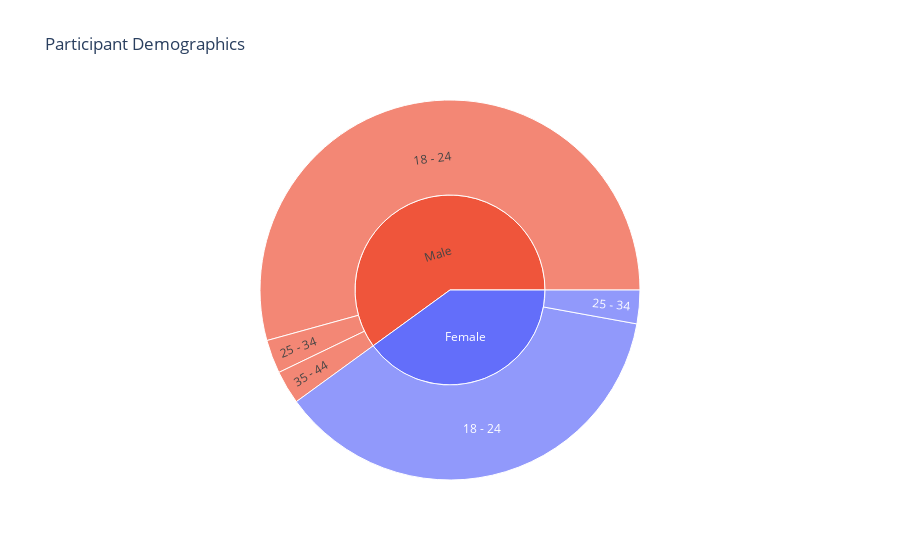

The notebook cell this image was saved under:
### Markdown cell above
#### Participant Demographics

### Code cell
user_fig = px.sunburst(participant_data, path=['sex', 'age'], color='sex', title='Participant Demographics',)
user_fig.show()

### Figure 1 — Plotly figure (JSON) as saved in the notebook; plotly's stock layout.template omitted (floating-point values rounded to 4 significant figures)
{"data": [{"branchvalues": "total", "customdata": [["Female"], ["Female"], ["Male"], ["Female"], ["Male"], ["Male"], ["Male"]], "domain": {"x": [0, 1], "y": [0, 1]}, "hovertemplate": "labels=%{label}<br>count=%{value}<br>parent=%{parent}<br>id=%{id}<br>sex=%{customdata[0]}<extra></extra>", "ids": ["Female/25 - 34", "Female", "Male", "Female/18 - 24", "Male/18 - 24", "Male/25 - 34", "Male/35 - 44"], "labels": ["25 - 34", "Female", "Male", "18 - 24", "18 - 24", "25 - 34", "35 - 44"], "marker": {"colors": ["#636efa", "#636efa", "#EF553B", "#636efa", "#EF553B", "#EF553B", "#EF553B"]}, "name": "", "parents": ["Female", "", "", "Female", "Male", "Male", "Male"], "type": "sunburst", "values": [1, 14, 21, 13, 19, 1, 1]}], "layout": {"legend": {"tracegroupgap": 0}, "title": {"text": "Participant Demographics"}}}
